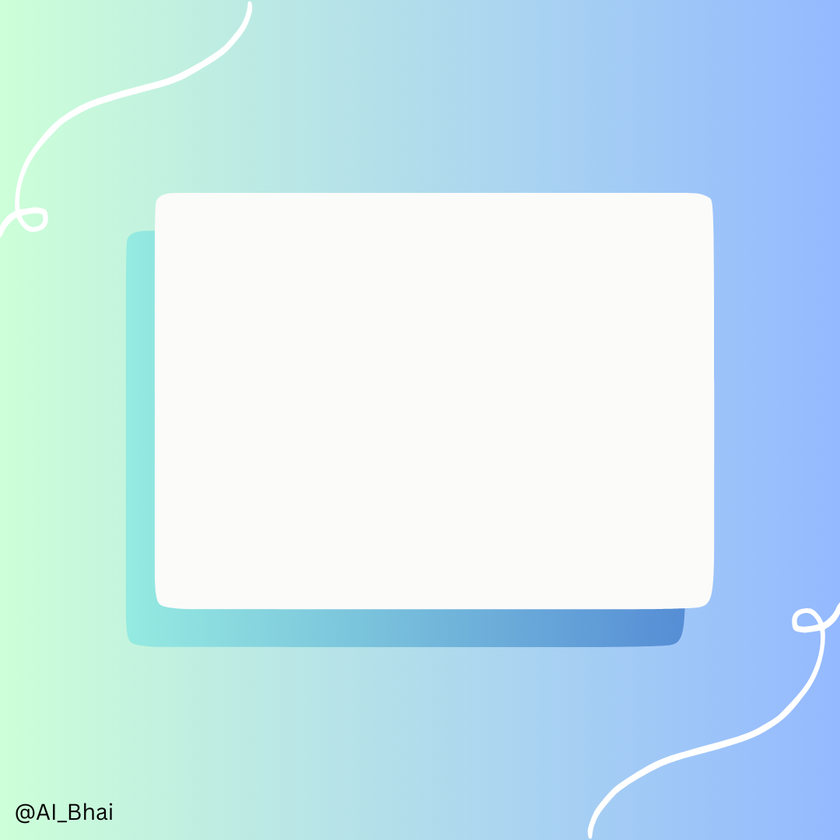
#> input picture background.png, 840 x 840 px, shrunk from 1080 x 1080 before the run; its folder holds only this picture in this run
$ python generate_images.py
#> lines starting #> are read from the running program, lines starting #| are printed output that depends on the picture
import cv2;
import textwrap;

def add_text_to_image(img, text, output_path):
#> called with output_path = '0.png'
    font = cv2.FONT_HERSHEY_DUPLEX
#> font = 2
    wrapped_text = textwrap.wrap(text, width=24)
    x, y = 0, 0  # Starting coordinates set to 0
    font_size = 1.5
    font_thickness = 2

    for i, line in enumerate(wrapped_text):
        text_size = cv2.getTextSize(line, font, font_size, font_thickness)[0]

        # Center horizontally
        x = int((img.shape[1] - text_size[0]) / 2) + 20

        gap = text_size[1] + 40

        y = int((img.shape[0] + text_size[1]) / 2) + i * gap - 120

        cv2.putText(img, line, (x, y), font,
                    font_size,
                    (0,0,0),
                    font_thickness,
                    lineType=cv2.LINE_AA)
#> this loop made 4 passes
#> (text_size, x, y) on passes 1 to 4: ((504, 32), 188, 316), ((314, 32), 283, 388), ((574, 32), 153, 460), ((370, 32), 255, 532)
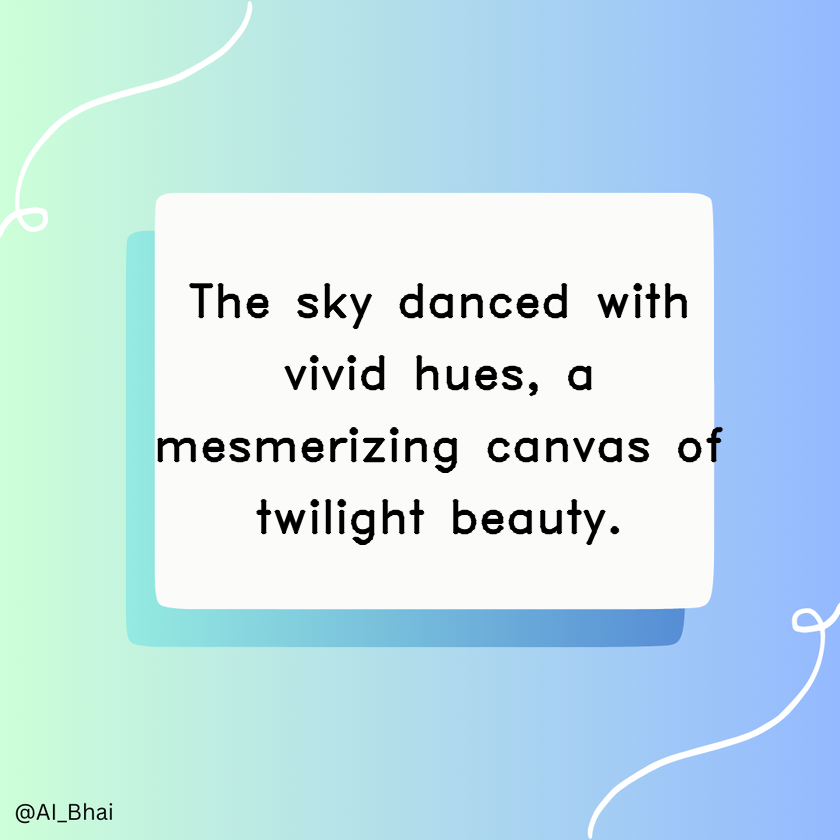
#> img: shape (840, 840, 3); mean B, G, R 233.4, 223.3, 193.1

    cv2.imwrite(output_path, img)

# Example usage
sentences = [
    "The sky danced with vivid hues, a mesmerizing canvas of twilight beauty.",
    "Whispering winds embraced the night, secrets carried across moonlit realms.",
    "Neon lights flickered, city streets alive with a pulsating energy.",
    "Enigmatic shadows played hide-and-seek, elusive in the moon's glow.",
    "Time's relentless march echoed in the ticking of an antique clock.",
    "Waves whispered tales, seafoam tales spun under the watchful stars.",
    "Rainbow petals adorned fields, a kaleidoscope blooming in silence.",
    "Gravity's embrace held the world, an invisible force binding all.",
    "Echoes of laughter lingered, a symphony of joy in the air.",
    "Stellar whispers painted constellations, stories etched in celestial ink."
]


for index, sentence in enumerate(sentences):
    add_text_to_image(img = cv2.imread("background.png"), text = sentence, output_path = f"{index}.png")
